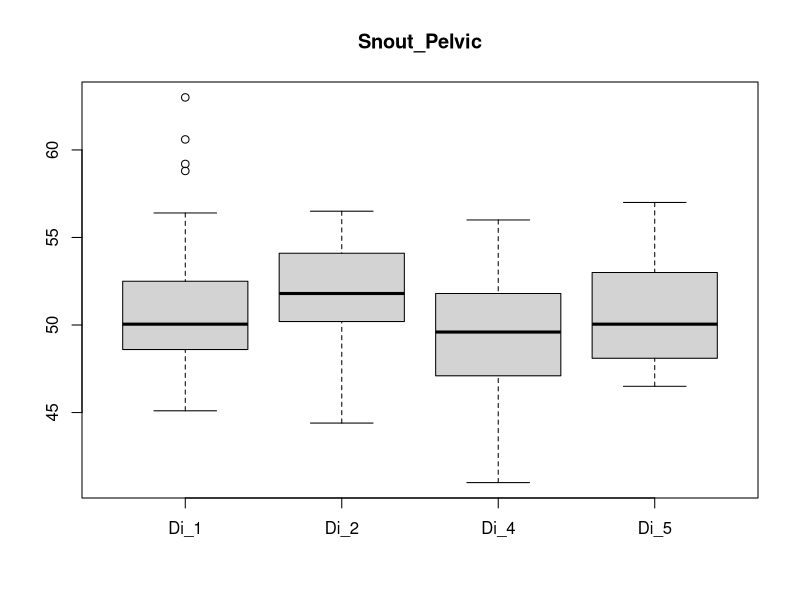

Reproduce this figure in R.
Di_1 <- c(58.8,49.7,51.2,52.5,47.7,51.1,48.6,52.1,49.8,50.6,50.8,52.3,50.0,52.0,45.1,54.0,52.5,49.8,51.8,48.3,49.8,55.1,50.2,49.1,52.6,48.6,63.0,47.9,48.9,47.7,56.4,50.1,48.4,51.4,49.9,48.7,48.3,53.2,49.4,47.6,47.2,60.6,54.1,47.0,59.2,56.4,48.9,49.6,48.0,55.6)
Di_2 <- c(48.0,48.6,55.9,50.0,50.2,44.4,54.5,55.4,50.6,45.7,50.2,53.7,52.2,52.2,51.2,53.9,50.1,55.1,56.4,51.8,54.0,50.5,47.3,51.9,50.2,51.0,51.7,52.4,52.2,50.4,54.4,52.4,47.6,51.8,52.4,55.7,51.7,48.2,53.4,51.8,54.4,54.2,50.8,51.0,49.7,50.5,55.9,49.4,56.5,55.0,55.0)
Di_4 <- c(47.6,50.7,47.9,51.4,52.3,52.1,54.9,51.2,44.8,51.8,48.7,51.4,46.7,46.5,44.4,41.0,45.9,46.0,52.7,49.7,45.4,51.3,50.4,52.9,49.7,54.0,45.1,45.7,48.0,47.2,55.6,45.5,55.6,49.8,56.0,47.1,55.3,49.5,47.9,45.8,51.0,49.2,53.0,48.3,50.5,50.4,49.5,48.1,46.1,53.6,51.4,47.4,53.9,47.1)
Di_5 <- c(49.6,54.4,52.6,46.5,50.2,47.5,53.5,52.2,48.7,46.9,48.8,53.4,57.0,49.7,54.8,47.0,51.9,49.9,50.7,46.6)
svg(filename = 'morpho_data/boxplotSnout_Pelvic.svg')
boxplot(Di_1, Di_2, Di_4, Di_5, names = c('Di_1', 'Di_2', 'Di_4', 'Di_5'), main = 'Snout_Pelvic')
dev.off()
